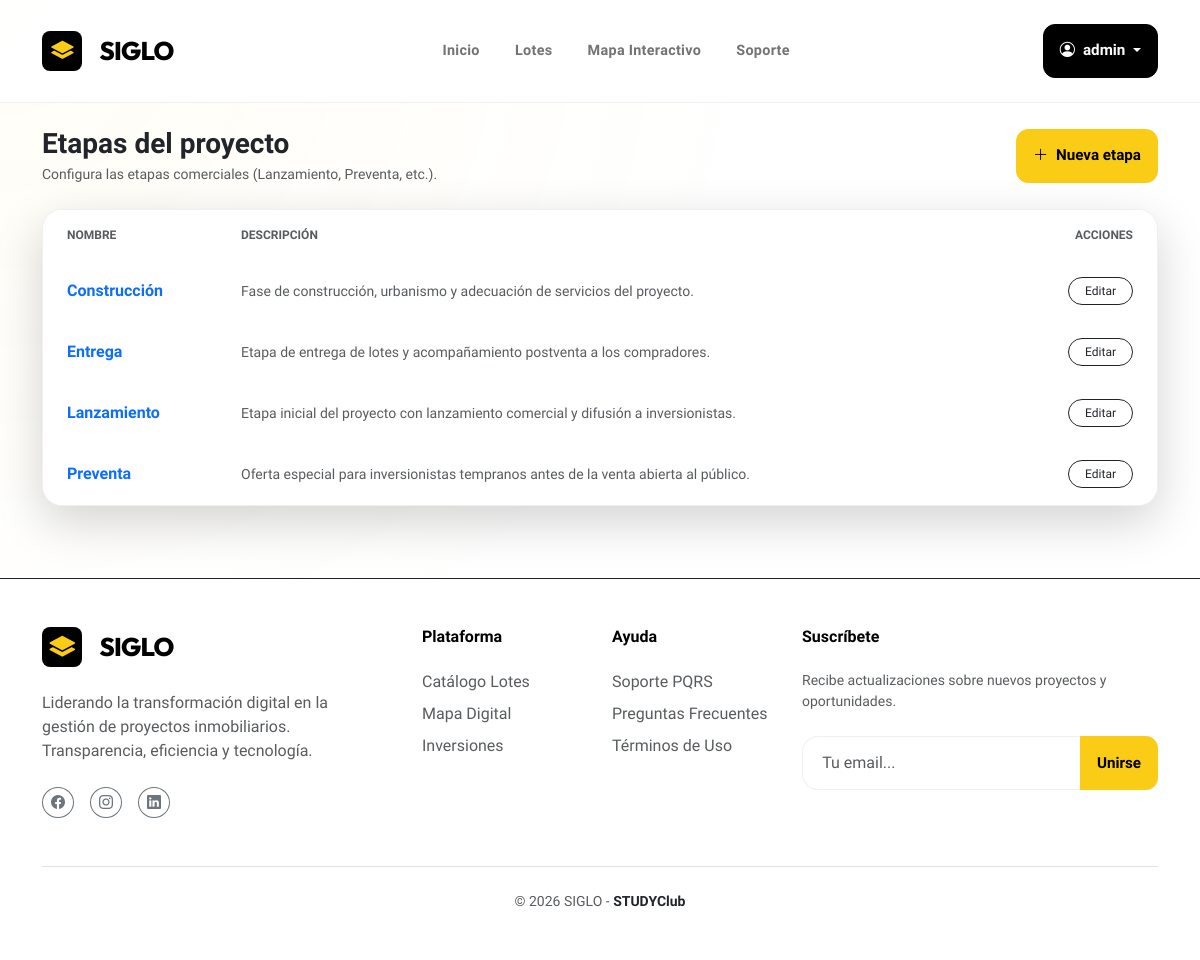
Screenshot of /panel/etapas/ (signed in) with the database file from the repository.
### USERS/models.py (models this page shows)
class User(AbstractUser):
    ROLE_CHOICES = (
        ('ADMIN', 'Administrador'),
        ('CLIENT', 'Cliente'),
    )
    role = models.CharField(max_length=10, choices=ROLE_CHOICES, default='CLIENT')

### LOTES/models.py (models this page shows)
class Stage(models.Model):
    name = models.CharField(max_length=50)  # Lanzamiento, Preventa, etc.
    description = models.TextField()

### LOTES/views.py (the view)
# urls.py: path('panel/etapas/', admin_stage_list, name='admin_stage_list'),
@staff_member_required
def admin_stage_list(request):
    stages = Stage.objects.all().order_by("name")
    return render(request, "lotes/admin_stage_list.html", {"stages": stages})

### LOTES/templates/lotes/admin_stage_list.html (shortened to what this page needs)
{% extends "index.html" %}
{% block content %}
<div class="container py-4">
    <div class="d-flex justify-content-between align-items-center mb-4" data-aos="fade-up">
        <div>
            <h1 class="h3 fw-bold text-dark mb-1">Etapas del proyecto</h1>
            <p class="text-muted small mb-0">Configura las etapas comerciales (Lanzamiento, Preventa, etc.).</p>
        </div>
        <a href="{% url 'admin_stage_create' %}" class="btn btn-accent btn-sm px-3">
            <i class="bi bi-plus-lg me-1"></i> Nueva etapa
        </a>
    </div>
    <div class="premium-card p-0 overflow-hidden shadow-lg">
        {% if stages %}
        <div class="table-responsive">
            <table class="table table-hover align-middle mb-0" style="color: var(--text-main);">
                <thead>
                    <tr class="border-white border-opacity-10">
                        <th class="py-3 ps-4 text-muted extra-small text-uppercase fw-bold">Nombre</th>
                        <th class="py-3 text-muted extra-small text-uppercase fw-bold">Descripción</th>
                        <th class="py-3 pe-4 text-end text-muted extra-small text-uppercase fw-bold">Acciones</th>
                    </tr>
                </thead>
                <tbody>
                    {% for stage in stages %}
                    <tr class="border-white border-opacity-5">
                        <td class="py-3 ps-4 fw-bold text-primary">{{ stage.name }}</td>
                        <td class="py-3 small text-muted">{{ stage.description|truncatechars:120 }}</td>
                        <td class="py-3 pe-4 text-end">
                            <a href="{% url 'admin_stage_edit' stage.id %}"
                                class="btn btn-outline-dark btn-sm rounded-pill px-3 extra-small">
                                Editar
                            </a>
                        </td>
                    </tr>
                    {% endfor %}
                </tbody>
            </table>
        </div>
        {% endif %}
    </div>
</div>
{% endblock %}

### templates/index.html (shortened to what this page needs)
<!DOCTYPE html>
<html>
<head>
    <link href="https://cdn.jsdelivr.net/npm/bootstrap@5.3.2/dist/css/bootstrap.min.css" rel="stylesheet">
    <link rel="stylesheet" href="https://unpkg.com/leaflet/dist/leaflet.css" />
    <link rel="stylesheet" href="https://cdn.jsdelivr.net/npm/bootstrap-icons@1.11.1/font/bootstrap-icons.css">
    <link rel="stylesheet" href="https://unpkg.com/aos@next/dist/aos.css" />
</head>
<body>
    <nav class="navbar navbar-expand-lg navbar-light px-4">
        <div class="container">
            <a class="navbar-brand d-flex align-items-center" href="{% url 'dashboard' %}">
                <div class="brand-logo me-2">
                    <i class="bi bi-layers-fill" style="font-size: 1.4rem;"></i>
                </div>
                <span>SIGLO</span>
            </a>
            <div class="collapse navbar-collapse" id="mainNavbar">
                <ul class="navbar-nav mx-auto mb-2 mb-lg-0">
                    <li class="nav-item">
                        <a class="nav-link" href="{% url 'dashboard' %}">Inicio</a>
                    </li>
                    <li class="nav-item">
                        <a class="nav-link" href="{% url 'lot_list' %}">Lotes</a>
                    </li>
                    <li class="nav-item">
                        <a class="nav-link" href="{% url 'lot_map' %}">Mapa Interactivo</a>
                    </li>
                    <li class="nav-item">
                        <a class="nav-link" href="{% url 'pqrs_create' %}">Soporte</a>
                    </li>
                </ul>
                <div class="d-flex align-items-center gap-3">
                    {% if user.is_authenticated %}
                    <div class="dropdown">
                        <button class="btn btn-premium btn-sm dropdown-toggle px-3" type="button"
                            data-bs-toggle="dropdown">
                            <i class="bi bi-person-circle me-2"></i>{{ user.username }}
                        </button>
                    </div>
                    {% else %}
                    <a href="{% url 'login' %}"
                        class="btn btn-link text-secondary fw-bold text-decoration-none px-3">Ingresar</a>
                    <a href="{% url 'register' %}" class="btn btn-accent px-4 py-2">Empezar Ahora</a>
                    {% endif %}
                </div>
            </div>
        </div>
    </nav>
    <main class="flex-grow-1">
        {% block content %}{% endblock %}
    </main>
    {% block footer %}
    <footer class="py-5 mt-5 border-top border-dark border-opacity-5" style="background: white;">
        <div class="container">
            <div class="row g-4 mb-5">
                <div class="col-lg-4">
                    <a class="navbar-brand d-flex align-items-center mb-4" href="#">
                        <div class="brand-logo me-2">
                            <i class="bi bi-layers-fill"></i>
                        </div>
                        <span>SIGLO</span>
                    </a>
                    <p class="text-muted mb-4 pe-lg-5">Liderando la transformación digital en la gestión de proyectos
                        inmobiliarios. Transparencia, eficiencia y tecnología.</p>
                    <div class="d-flex gap-3">
                        <a href="#" class="btn btn-sm btn-outline-secondary rounded-circle px-2"><i
                                class="bi bi-facebook"></i></a>
                        <a href="#" class="btn btn-sm btn-outline-secondary rounded-circle px-2"><i
                                class="bi bi-instagram"></i></a>
                        <a href="#" class="btn btn-sm btn-outline-secondary rounded-circle px-2"><i
                                class="bi bi-linkedin"></i></a>
                    </div>
                </div>
                <div class="col-6 col-lg-2">
                    <h6 class="fw-bold mb-4">Plataforma</h6>
                    <ul class="list-unstyled d-grid gap-2">
                        <li><a href="{% url 'lot_list' %}" class="text-muted text-decoration-none">Catálogo Lotes</a>
                        </li>
                        <li><a href="{% url 'lot_map' %}" class="text-muted text-decoration-none">Mapa Digital</a></li>
                        <li><a href="#" class="text-muted text-decoration-none">Inversiones</a></li>
                    </ul>
                </div>
                <div class="col-6 col-lg-2">
                    <h6 class="fw-bold mb-4">Ayuda</h6>
                    <ul class="list-unstyled d-grid gap-2">
                        <li><a href="{% url 'pqrs_create' %}" class="text-muted text-decoration-none">Soporte PQRS</a>
                        </li>
                        <li><a href="#" class="text-muted text-decoration-none">Preguntas Frecuentes</a></li>
                        <li><a href="#" class="text-muted text-decoration-none">Términos de Uso</a></li>
                    </ul>
                </div>
                <div class="col-lg-4">
                    <h6 class="fw-bold mb-4">Suscríbete</h6>
                    <p class="text-muted small mb-4">Recibe actualizaciones sobre nuevos proyectos y oportunidades.</p>
                    <div class="input-group">
                        <input type="text" class="form-control" placeholder="Tu email...">
                        <button class="btn btn-accent px-3">Unirse</button>
                    </div>
                </div>
            </div>
            <div class="pt-4 border-top text-center">
                <p class="text-muted small mb-0">&copy; 2026 SIGLO - <span class="text-dark fw-bold">STUDYClub</span>
                </p>
            </div>
        </div>
    </footer>
    {% endblock %}
</body>
</html>

### templates/index.html (style rules this page uses)
:root { --primary: #FACC15; --primary-rgb: 250, 204, 21; --secondary: #000000; --secondary-rgb: 0, 0, 0; --accent: #171717; --bg-body: #FFFFFF; --bg-glass: rgba(255, 255, 255, 0.9); --text-main: #000000; --text-muted: #737373; --glass-border: rgba(0, 0, 0, 0.06); --premium-shadow: 0 4px 20px rgba(0, 0, 0, 0.05); --transition: all 0.3s cubic-bezier(0.4, 0, 0.2, 1); }
html { scroll-behavior: smooth; }
body { background-color: var(--bg-body); color: var(--text-main); font-family: 'Plus Jakarta Sans', sans-serif; overflow-x: hidden; -webkit-font-smoothing: antialiased; min-height: 100vh; display: flex; flex-direction: column; }
.navbar { backdrop-filter: blur(10px); -webkit-backdrop-filter: blur(10px); background: var(--bg-glass); border-bottom: 1px solid var(--glass-border); padding: 1.5rem 0; transition: var(--transition); position: sticky; top: 0; z-index: 1000; }
.navbar-brand { font-family: 'Outfit', sans-serif; font-weight: 800; font-size: 1.6rem; letter-spacing: -0.03em; color: var(--secondary) !important; gap: 0.6rem; }
.brand-logo { width: 40px; height: 40px; background: var(--secondary); border-radius: 8px; display: flex; align-items: center; justify-content: center; color: var(--primary); transition: var(--transition); }
.nav-link { color: var(--text-muted) !important; font-weight: 600; font-size: 0.9rem; padding: 0.5rem 1rem !important; border-radius: 6px; transition: var(--transition); margin: 0 0.1rem; letter-spacing: 0.02em; }
.premium-card { background: white; border: 1px solid var(--glass-border); border-radius: 1.25rem; padding: 2.5rem; box-shadow: var(--premium-shadow); transition: var(--transition); position: relative; }
.btn-premium { background: var(--secondary); color: white !important; font-weight: 700; padding: 0.9rem 2.2rem; border-radius: 0.75rem; border: 1px solid var(--secondary); transition: var(--transition); font-size: 0.95rem; }
.btn-accent { background: var(--primary); color: var(--secondary) !important; font-weight: 700; padding: 0.9rem 2.2rem; border-radius: 0.75rem; border: 1px solid var(--primary); transition: var(--transition); font-size: 0.95rem; }
input[type="text"], input[type="password"], input[type="email"], input[type="number"], input[type="tel"], input[type="url"], textarea, select { width: 100%; border-radius: 1rem; padding: 0.8rem 1.2rem; border: 1px solid var(--glass-border); background: white; color: var(--text-main); transition: var(--transition); }
.extra-small { font-size: 0.75rem; }

### rows the page displays
User: username "admin"
Stage: name "Construcción", description "Fase de construcción, urbanismo y adecuación de servicios del proyecto."
Stage: name "Entrega", description "Etapa de entrega de lotes y acompañamiento postventa a los compradores."
Stage: name "Lanzamiento", description "Etapa inicial del proyecto con lanzamiento comercial y difusión a inversionistas."
Stage: name "Preventa", description "Oferta especial para inversionistas tempranos antes de la venta abierta al público."
